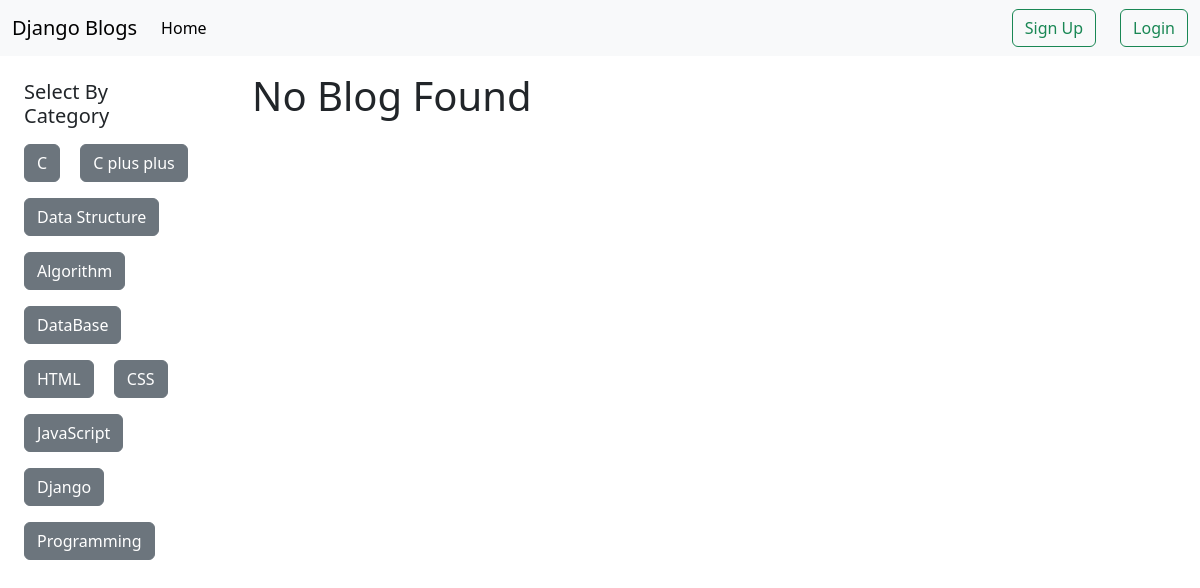
Screenshot of /category/c-plus-plus with the database file from the repository.
### category/models.py (models this page shows)
class Category(models.Model):
    category = models.CharField(max_length=50)
    slug = models.SlugField(max_length=100, null=True, blank=True, unique=True)
    def __str__(self):
        return self.category

### updated_blog_project/views.py (the view)
# urls.py: 2. Add a URL to urlpatterns:  path('', views.home, name='home')
def home(request, category_slug = None):
    data = Blog.objects.all()
    if category_slug is not None:
        print(category_slug)
        ctg_slg = Category.objects.get(slug = category_slug)
        print(ctg_slg)
        data = Blog.objects.filter(category = ctg_slg)
        print(data)
    categories = Category.objects.all()
    return render(request, 'home.html', {'data': data, 'categories': categories})

### templates/home.html (shortened to what this page needs)
{% extends "base.html" %}
{% block content %}
<div class="d-flex row">
    <div class="m-3 col-2">
        <h5 class='m-2'>Select By Category</h5>
        {%for cat in categories%}
        <a class="btn btn-secondary m-2" href="{%url 'category_wise_post' cat.slug%}">{{cat.category}}</a>
        {%endfor%}
    </div>
    <div class="m-3 col-9">
        {%if data|length > 0%}
        <h5 class="m-3">{{data|length}} result's found</h5>
        {% for item in data%}
            <div class="card m-3">
                <div class="card-body">
                    <h5 class="card-title">{{item.title}}</h5>
                    <p class="card-text">{{item.decription}}</p>
                    <p class="card-text"><small class="text-body-secondary">By {{item.author}}</small></p>
                    <p>category:
                        {%for ct in item.category.all%}
                            <button class="btn btn-primary btn-sm" disabled>{{ct.category}}</button>
                        {%endfor%}
                    </p>
                </div>
            </div>
        {%endfor%}
    {%else%}
        <h1>No Blog Found</h1>
    {%endif%}
    </div>
</div>
{% endblock content %}

### rows the page displays
Category: category "C"
Category: category "C plus plus"
Category: category "Data Structure"
Category: category "Algorithm"
Category: category "DataBase"
Category: category "HTML"
Category: category "CSS"
Category: category "JavaScript"
Category: category "Django"
Category: category "Programming"
